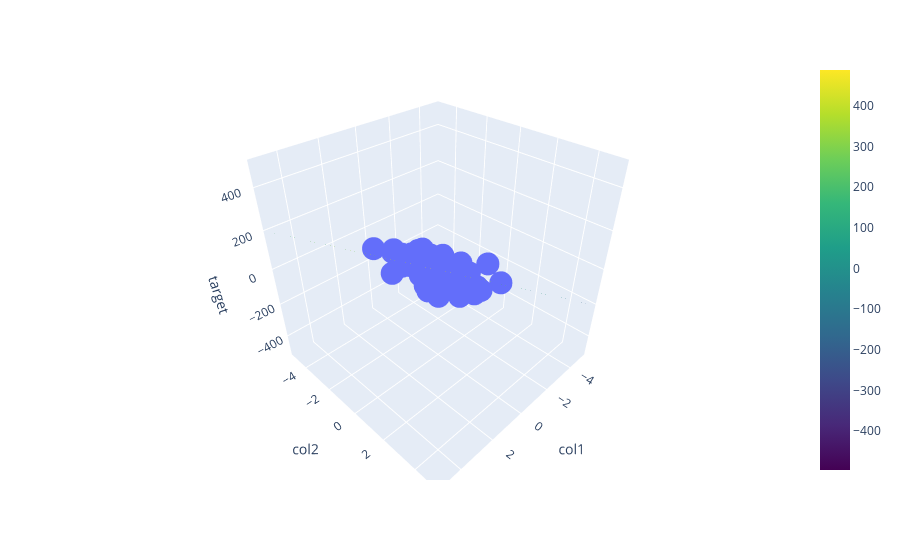

The cell this chart's notebook holds for it:
### Code cell
import plotly.express as px
import plotly.graph_objects as go

# 3D scatter of data
fig = px.scatter_3d(df, x='col1', y='col2', z='target')

# Regression surface
fig.add_trace(go.Surface(
    x = xGrid, 
    y = yGrid, 
    z = z, 
    colorscale="viridis", 
    
    opacity=0.6
))

fig.show()
